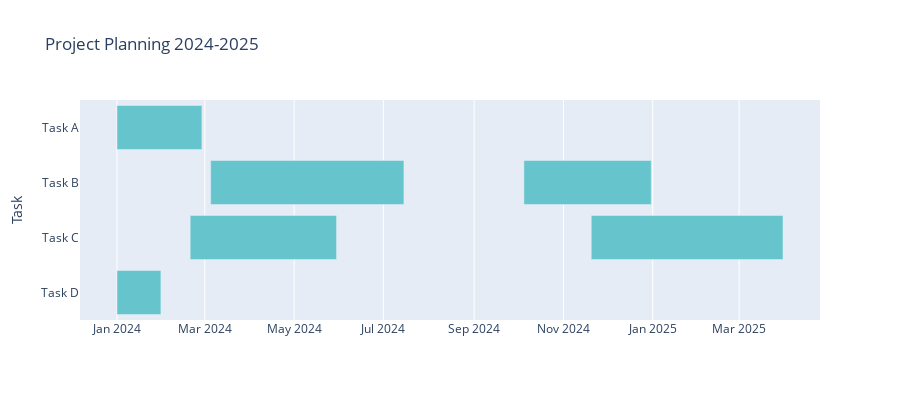

Write notebook code for a chart like this one.
### Markdown cell above
You can also pass a string corresponding to a color in rgb format, as follows

### Code cell
fig = px.timeline(df, x_start="Start", x_end="Finish", y="Task", 
                  color_discrete_sequence=['rgb(102, 197, 204)'],
                  height = 400, width = 900,
                  title='Project Planning 2024-2025')
fig.update_yaxes(autorange="reversed")
fig.show()

### Figure 1 — Plotly figure (JSON) as saved in the notebook; plotly's stock layout.template omitted (floating-point values rounded to 4 significant figures)
{"data": [{"alignmentgroup": "True", "base": ["2024-01-01", "2024-03-05", "2024-02-20", "2024-01-01", "2024-10-05", "2024-11-20"], "hovertemplate": "Start=%{base}<br>Finish=%{x}<br>Task=%{y}<extra></extra>", "legendgroup": "", "marker": {"color": "rgb(102, 197, 204)", "pattern": {"shape": ""}}, "name": "", "offsetgroup": "", "orientation": "h", "showlegend": false, "textposition": "auto", "type": "bar", "x": [5011200000, 11404800000, 8640000000, 2592000000, 7516800000, 11318400000], "xaxis": "x", "y": ["Task A", "Task B", "Task C", "Task D", "Task B", "Task C"], "yaxis": "y"}], "layout": {"barmode": "overlay", "height": 400, "legend": {"tracegroupgap": 0}, "title": {"text": "Project Planning 2024-2025"}, "width": 900, "xaxis": {"anchor": "y", "domain": [0, 1], "type": "date"}, "yaxis": {"anchor": "x", "autorange": "reversed", "domain": [0, 1], "title": {"text": "Task"}}}}
